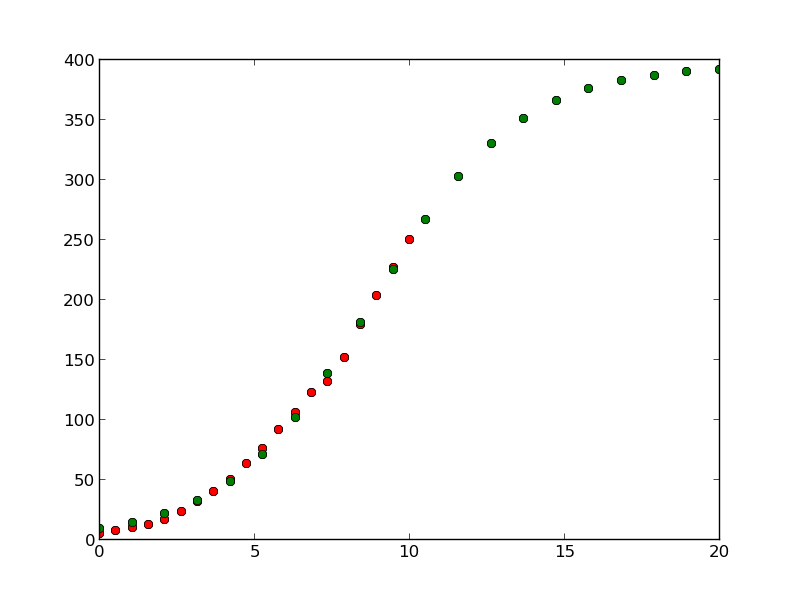

Write the Python code that produced this figure.
# US population prediction, Logistic growth, Hill function
# Amerika nufus artisi, lojistik denklem

import numpy as np
from scipy import optimize
import matplotlib.pyplot as plt

def f(t,A,k,K):
    return K / (1+A*np.exp(-k*t))    

def resid(p, y, t):
    A,k,K = p
    return y - f(t,A,k,K)

if __name__ == '__main__':
    t, x1 = np.loadtxt('us.txt', unpack=True)
    t = np.linspace(0,10,len(t))
    
    A0,k0,K0 = 1, 1, 1

    [A,k,K], flag  = optimize.leastsq(resid, [A0,k0,K0], args=(x1, t))

    print flag, A, k, K
        
    plt.plot(t, x1, 'ro')
    plt.hold(True)            
    t = np.linspace(0,20,len(t))    
    plt.plot(t, f(t,A,k,K), 'go')    
    
    plt.show()
